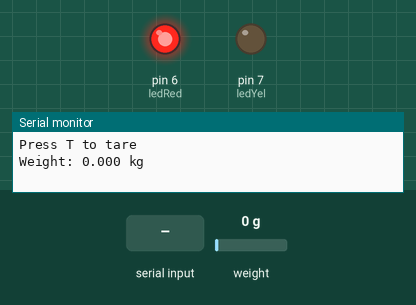
Simulated run of this sketch. Board: Arduino Uno, built with avr-gcc and run on an emulated ATmega328P. On the bench: output pins drawn as LEDs (lit = HIGH), the last lines printed to the serial monitor. Dashed ring = blinking. The inputs (shaded band) are chosen by the test bench; at power-on: weight on the scale 0 g.

Above: at 2.2 s.
2.3 s: weight on the scale set to 1250 g
At 3.4 s:
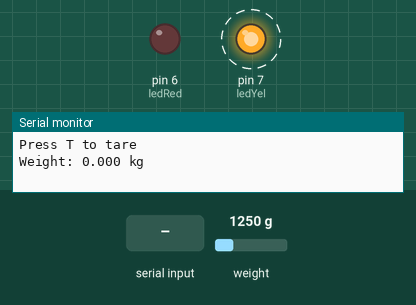
5.8 s: "t" received over Serial
At 6.5 s:
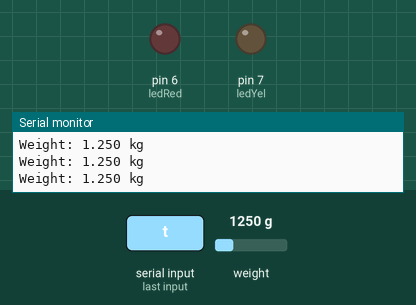
9.3 s: weight on the scale set to 1405 g
10.8 s: "T" received over Serial
At 12.6 s:
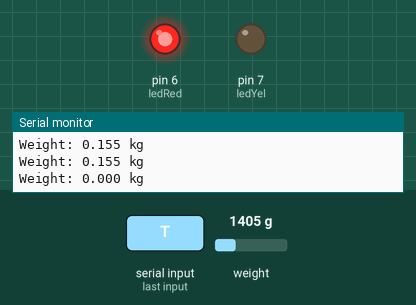
Timing chart, 0 to 15.3 s (numbered marks = the images above; inputs shaded):
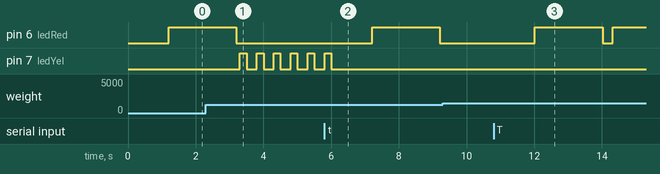

The sketch:

weight_measurement.ino
```cpp
/*
 * Load Cell HX711 Module Interface with Arduino to measure weight in Kgs
 Arduino
 pin
 2 -> HX711 CLK
 3 -> DOUT
 5V -> VCC
 GND -> GND

 Most any pin on the Arduino Uno will be compatible with DOUT/CLK.
 The HX711 board can be powered from 2.7V to 5V so the Arduino 5V power should be fine.
*/

#include "HX711.h"  //Library for the HX711. Must be included

#define DOUT  3
#define CLK  2

HX711 scale(DOUT, CLK);
int ledRed = 6; //Red LED to signify empty and filling
int ledYel = 7; //Yellow LED to full

//Change this calibration factor as per your load cell once it is found you many need to vary it in thousands
float calibration_factor = -96650;

//=============================================================================================
//                         SETUP
//=============================================================================================
void setup() {
  Serial.begin(9600);
  Serial.println("Press T to tare");
  pinMode(ledRed, OUTPUT);
  pinMode(ledYel, OUTPUT);
  scale.set_scale(-96650);  //Calibration Factor obtained from first sketch
  scale.tare();             //Reset the scale to 0
}

//=============================================================================================
//                         LOOP
//=============================================================================================
void loop() {
  Serial.print("Weight: ");
  Serial.print(scale.get_units(), 3);  //Up to 3 decimal points
  Serial.println(" kg"); //Change this to kg and re-adjust the calibration factor if you follow lbs

  if(scale.get_units() < 0.1) //If bowl is empty, "open" hatch
  {
     digitalWrite(ledRed, HIGH);
     delay(2000);
     digitalWrite(ledRed, LOW);
  }

   if(scale.get_units() > 1)//If bowl is "full," "close" hatch
   {
      digitalWrite(ledYel, HIGH);
      delay(200);
      digitalWrite(ledYel, LOW);
   }

  if(Serial.available())
  {
    char temp = Serial.read();
    if(temp == 't' || temp == 'T')
      scale.tare();  //Reset the scale to zero
  }
}
//=============================================================================================
```

Measured:
- after the input at 2.3 s, pin 6 (ledRed): goes on until 3.2 s, then stays LOW; pin 7 (ledYel): alternates HIGH for 0.20 s and LOW for 0.30 s, starting after 1.0 s
- after the input at 5.8 s, pin 6 (ledRed): LOW → HIGH after 1.4 s, → LOW 2.0 s later; pin 7 (ledYel): goes on until 6.0 s, then stays LOW
- after the input at 9.3 s, pin 6 (ledRed): stays LOW (without the input it goes to HIGH after 0.21 s)
- after the input at 10.8 s, pin 6 (ledRed): LOW → HIGH after 1.2 s, → LOW 2.0 s later, → HIGH 0.30 s later
